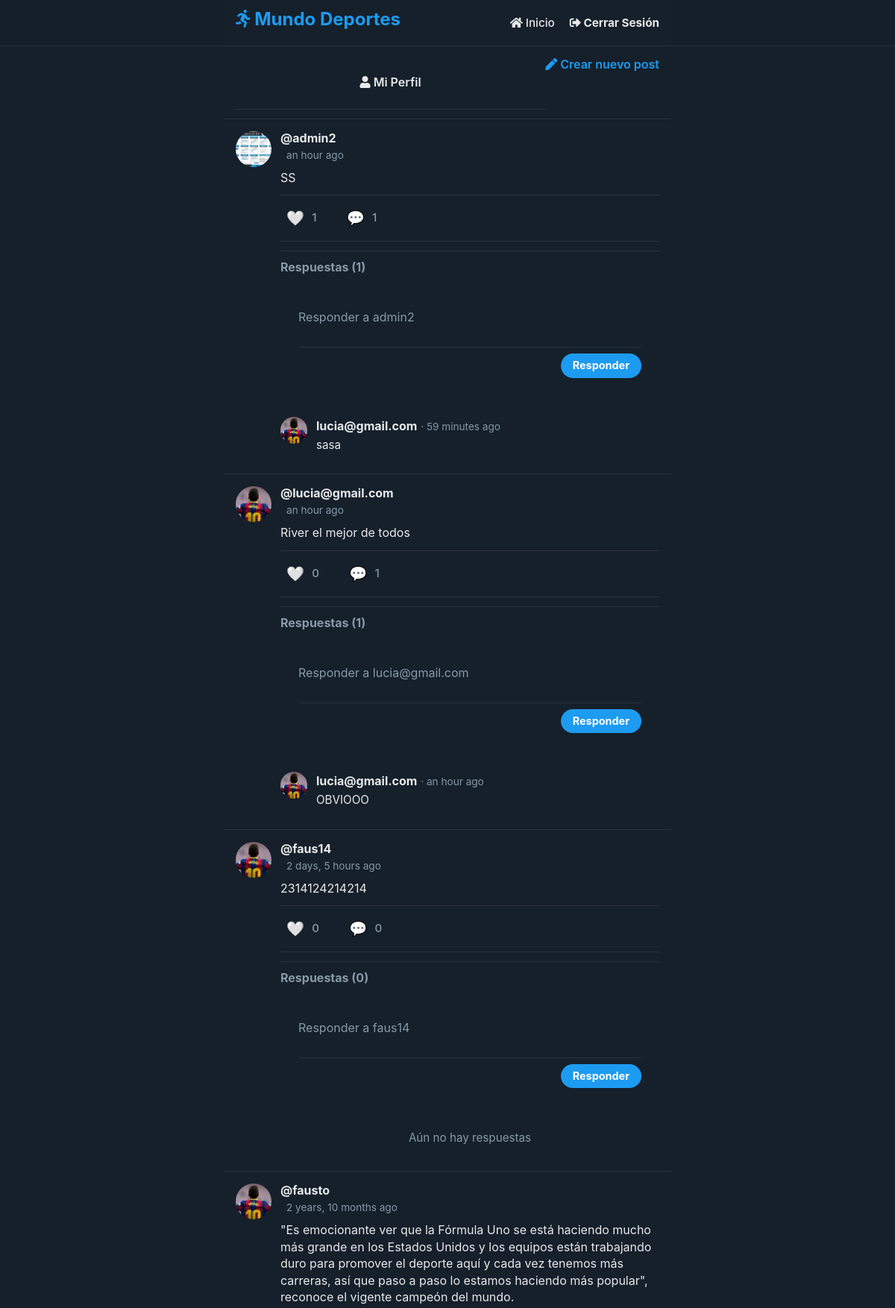
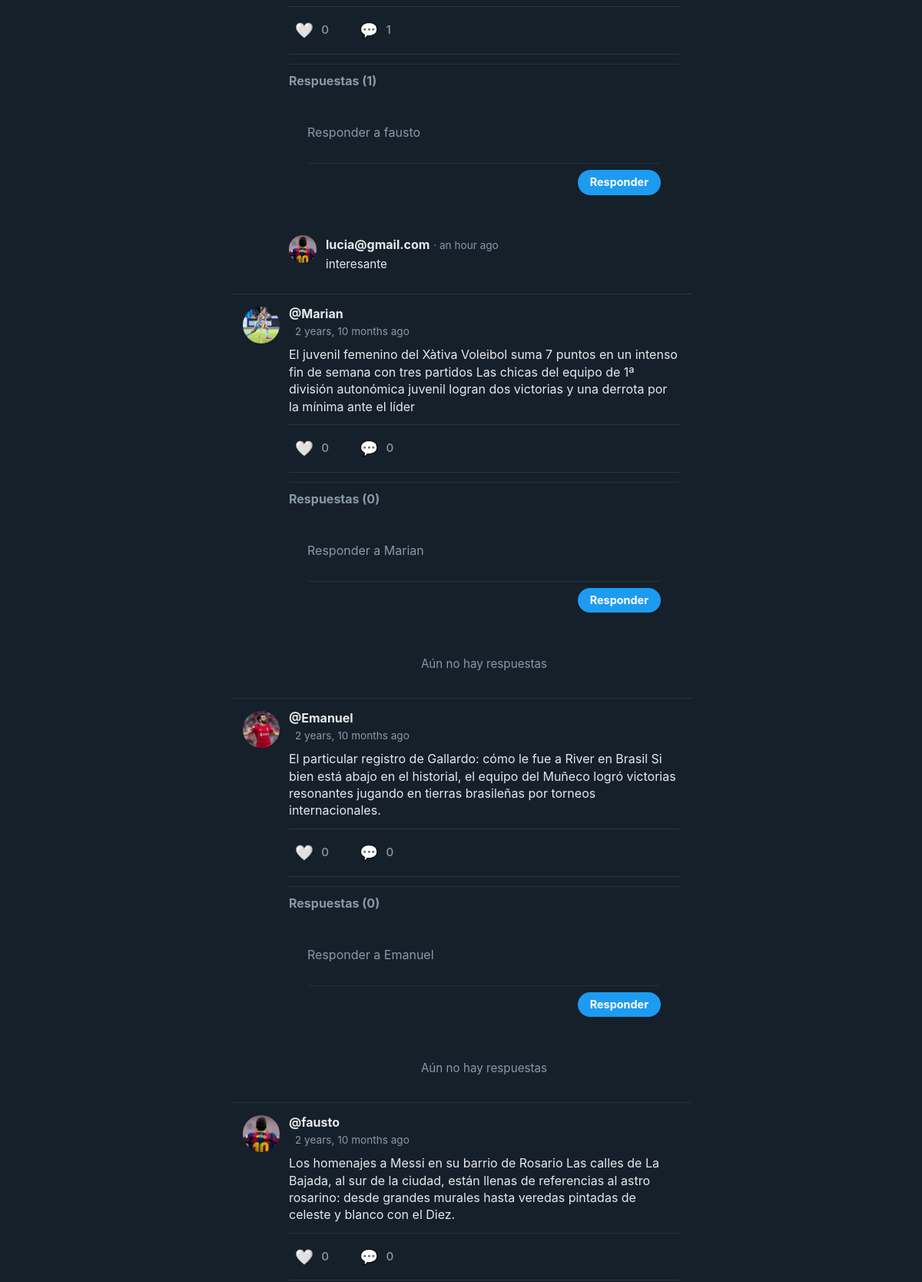
The app's page / (signed in, upper part) with its own data (2 pictures, top to bottom).
### social/models.py (models this page shows, shortened)
class Post(models.Model):
	user = models.ForeignKey(User, on_delete=models.CASCADE, related_name='posts')
	timestamp = models.DateTimeField(default=timezone.now)
	content = models.TextField()
	class Meta:
		ordering = ['-timestamp']

class Profile(models.Model):
	user = models.OneToOneField(User, on_delete=models.CASCADE)
	image = models.ImageField(default='messi.jpg')

class Comment(models.Model):
    post = models.ForeignKey(Post, on_delete=models.CASCADE, related_name='comments')
    user = models.ForeignKey(User, on_delete=models.CASCADE, related_name='comments')
    text = models.TextField(max_length=500)
    created_at = models.DateTimeField(auto_now_add=True)
    class Meta:
        ordering = ['-created_at']

### social/views.py (the view)
# urls.py: path('', views.feed, name='feed'),
def feed(request):
	posts = Post.objects.all()
	comment_form = CommentForm()
	context = { 'posts': posts, 'comment_form': comment_form }
	return render(request, 'social/feed.html', context)

### social/forms.py
class CommentForm(forms.ModelForm):
    class Meta:
        model = Comment
        fields = ['text']
        widgets = {
            'text': forms.Textarea(attrs={'class': 'form-control', 'rows': 2, 'placeholder': 'Escribe un comentario...'}),
        }

### social/templates/social/feed.html (shortened to what this page needs)
{% extends 'social/layout.html' %}
{% load humanize %}
{% block content %}
{% for post in posts %}
<article>
    <div class="container-article">
        <img src="{{ post.user.profile.image.url }}">
        <div>
            <h2 class="username"><a href="{% url 'profile' post.user.username %}">@{{ post.user.username }}</a></h2>
            <time data-time="#">{{ post.timestamp|naturaltime }}</time>
            <div class="post">{{ post.content }}</div>
            <div class="post-actions">
                <div class="like-action">
                    {% if request.user in post.likes.all %}
                        <a href="{% url 'like_post' post.id %}" class="like-button liked">
                            <span class="like-icon">❤️</span>
                            <span class="like-count">{{ post.likes.count }}</span>
                        </a>
                    {% else %}
                        <a href="{% url 'like_post' post.id %}" class="like-button">
                            <span class="like-icon">🤍</span>
                            <span class="like-count">{{ post.likes.count }}</span>
                        </a>
                    {% endif %}
                </div>
                <div class="comment-action">
                    <a href="#comments-{{ post.id }}" class="comment-button">
                        <span class="comment-icon">💬</span>
                        <span class="comment-count">{{ post.comments.count }}</span>
                    </a>
                </div>
            </div>
            <div class="comments-section" id="comments-{{ post.id }}">
                <h4>Respuestas ({{ post.comments.count }})</h4>
                <form method="POST" action="{% url 'add_comment' post.id %}" class="comment-form">
                    <textarea name="text" placeholder="Responder a {{ post.user.username }}"></textarea>
                    <div class="comment-form-footer">
                        <button type="submit" class="comment-btn">Responder</button>
                    </div>
                </form>
                <div class="comments-list">
                    {% for comment in post.comments.all %}
                    <div class="comment">
                        <div class="comment-avatar">
                            <img src="{{ comment.user.profile.image.url }}" alt="{{ comment.user.username }}">
                        </div>
                        <div class="comment-body">
                            <div class="comment-header">
                                <a href="{% url 'profile' comment.user.username %}" class="comment-user">{{ comment.user.username }}</a>
                                <span class="comment-time">· {{ comment.created_at|naturaltime }}</span>
                            </div>
                            <div class="comment-content">{{ comment.text }}</div>
                        </div>
                    </div>
                    {% empty %}
                    <div class="no-comments">Aún no hay respuestas</div>
                    {% endfor %}
                </div>
            </div>
        </div>
    </div>
</article>
{% endfor %}
{% endblock %}

### social/static/style.css (style rules this page uses)
*, *::before, *::after { box-sizing: border-box; }
html { font-size: 16px; scroll-behavior: smooth; }
body { margin: 0; padding: 0; font-family: 'Inter', -apple-system, BlinkMacSystemFont, 'Segoe UI', Roboto, sans-serif; background-color: #15202b; color: #e7e9ea; line-height: 1.5; }
h1, h2, h3, h4, h5, h6 { margin: 0 0 0.5rem 0; font-weight: 700; line-height: 1.2; color: #ffffff; }
a { text-decoration: none; color: #1d9bf0; transition: color 0.2s ease; }
img { max-width: 100%; height: auto; display: block; }
article { border-bottom: 1px solid rgba(56, 68, 77, 0.5); padding: 1rem; transition: background-color 0.2s ease; }
.container-article { display: flex; gap: 0.75rem; }
.container-article > img { width: 48px; height: 48px; border-radius: 50%; object-fit: cover; }
.container-article > div { flex: 1; min-width: 0; }
.username { margin: 0; font-size: 1rem; font-weight: 700; display: flex; align-items: baseline; }
.username a { color: #e7e9ea; transition: color 0.2s; }
time { font-size: 0.85rem; color: #8899a6; margin-left: 0.5rem; }
.post { margin: 0.5rem 0 0.75rem; overflow-wrap: break-word; color: #e7e9ea; font-size: 1rem; line-height: 1.4; }
button, .button { background-color: #1d9bf0; color: white; font-weight: 700; font-size: 0.95rem; border: none; border-radius: 9999px; padding: 0.5rem 1.25rem; cursor: pointer; transition: background-color 0.2s ease; }
.comments-section { margin-top: 0.75rem; border-top: 1px solid rgba(56, 68, 77, 0.5); padding-top: 0.75rem; }
.comments-section h4 { font-size: 1rem; margin-bottom: 0.75rem; color: #8899a6; }
.comment-form { display: flex; flex-direction: column; margin-bottom: 1rem; }
.comment-form textarea { background-color: transparent; border: none; border-bottom: 1px solid rgba(56, 68, 77, 0.5); color: #e7e9ea; padding: 0.75rem 0; resize: none; min-height: 2.5rem; font-size: 1rem; margin-bottom: 0.5rem; }
.comment-form textarea::placeholder { color: #8899a6; }
.comment-form-footer { display: flex; justify-content: flex-end; }
.comment-btn { padding: 0.5rem 1rem; font-size: 0.9rem; }
.comments-list { display: flex; flex-direction: column; }
.comment { padding: 0.75rem 0; display: flex; gap: 0.75rem; border-bottom: 1px solid rgba(56, 68, 77, 0.5); }
.comment:last-child { border-bottom: none; }
.comment-avatar { width: 36px; height: 36px; border-radius: 50%; overflow: hidden; flex-shrink: 0; }
.comment-avatar img { width: 100%; height: 100%; object-fit: cover; }
.comment-body { flex: 1; min-width: 0; }
.comment-header { display: flex; align-items: baseline; margin-bottom: 0.2rem; }
.comment-user { font-weight: 700; color: #e7e9ea; margin-right: 0.3rem; }
.comment-time { color: #8899a6; font-size: 0.85rem; }
.comment-content { color: #e7e9ea; font-size: 0.95rem; line-height: 1.4; overflow-wrap: break-word; }
.no-comments { color: #8899a6; text-align: center; padding: 1rem 0; font-size: 0.95rem; }
form { padding: 1.5rem; }
input, textarea { width: 100%; padding: 0.75rem; margin-bottom: 1rem; background-color: rgba(255, 255, 255, 0.1); border: 1px solid rgba(56, 68, 77, 0.5); border-radius: 4px; color: #e7e9ea; transition: border-color 0.2s; }
.post-actions { display: flex; margin: 0.5rem 0; padding: 0.5rem 0; border-top: 1px solid #2f3336; border-bottom: 1px solid #2f3336; }
.like-action, .comment-action { display: flex; align-items: center; margin-right: 1.5rem; }
.like-button, .comment-button { display: flex; align-items: center; gap: 0.4rem; color: #8899a6; font-size: 0.95rem; padding: 0.5rem; border-radius: 9999px; transition: all 0.2s; }
.like-icon, .comment-icon { font-size: 1.2rem; }
.like-count, .comment-count { font-weight: 500; margin-left: 4px; }

### records on screen
Post: user.profile.image (picture), user.username "admin2", timestamp "an hour ago", content "SS", likes.count "1", comments.count "1", text "Responder a admin2"
Comment: user.profile.image (picture), user.username "lucia@gmail.com", created_at "59 minutes ago", text "sasa"
Post: user.profile.image (picture), user.username "lucia@gmail.com", timestamp "an hour ago", content "River el mejor de todos", likes.count "0", comments.count "1", text "Responder a lucia@gmail.com"
Comment: user.profile.image (picture), user.username "lucia@gmail.com", created_at "an hour ago", text "OBVIOOO"
Post: user.profile.image (picture), user.username "faus14", timestamp "2 days, 5 hours ago", content "2314124214214", likes.count "0", comments.count "0", text "Responder a faus14"
Post: user.profile.image (picture), user.username "fausto", timestamp "2 years, 10 months ago", content "\"Es emocionante ver que la Fórmula Uno se está haciendo mucho más grande en los Estados Unidos y los equipos están trabajando duro para promover el deporte aquí y cada vez tenemos más carreras, así que paso a paso lo estamos haciendo más popular\", reconoce el vigente campeón del mundo.", likes.count "0", comments.count "1", text "Responder a fausto"
Comment: user.profile.image (picture), user.username "lucia@gmail.com", created_at "an hour ago", text "interesante"
Post: user.profile.image (picture), user.username "Marian", timestamp "2 years, 10 months ago", content "El juvenil femenino del Xàtiva Voleibol suma 7 puntos en un intenso fin de semana con tres partidos Las chicas del equipo de 1ª división autonómica juvenil logran dos victorias y una derrota por la mínima ante el líder", likes.count "0", comments.count "0", text "Responder a Marian"
Post: user.profile.image (picture), user.username "Emanuel", timestamp "2 years, 10 months ago", content "El particular registro de Gallardo: cómo le fue a River en Brasil Si bien está abajo en el historial, el equipo del Muñeco logró victorias resonantes jugando en tierras brasileñas por torneos internacionales.", likes.count "0", comments.count "0", text "Responder a Emanuel"
Post: user.profile.image (picture), user.username "fausto", timestamp "2 years, 10 months ago", content "Los homenajes a Messi en su barrio de Rosario Las calles de La Bajada, al sur de la ciudad, están llenas de referencias al astro rosarino: desde grandes murales hasta veredas pintadas de celeste y blanco con el Diez.", likes.count "0", comments.count "0"
